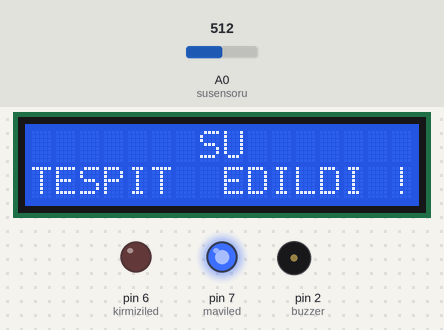
The sketch below on a simulated Arduino Uno, built with avr-gcc and run on an emulated ATmega328P. On the bench: 16×2 character LCD, output pins drawn as LEDs (lit = HIGH), buzzer (waves = sounding). The test bench sets the inputs (shaded band); at power-on: A0 (susensoru) = 512.

Above: at 1.27 s.
1.3 s: A0 (susensoru) set to 218
3.5 s: A0 (susensoru) set to 190
At 4.7 s:
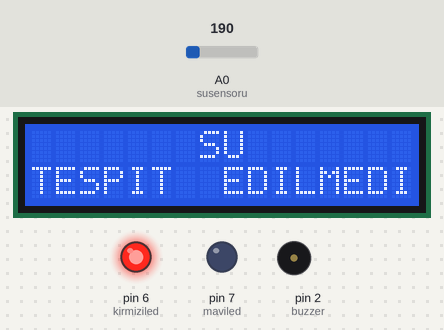
5.3 s: A0 (susensoru) set to 210
At 5.39 s:
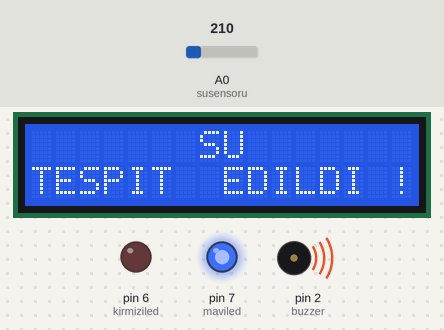
Timing chart, 0 to 13.3 s (numbered marks = the images above; inputs shaded):
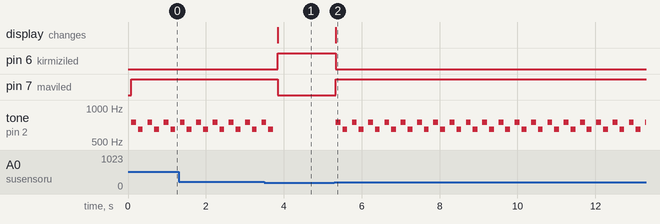

Measured:
- the behaviour switches between 200 and 199 on A0 (susensoru) (found by bisection; images 0 and 1)
- after the input at 3.5 s, pin 6 (kirmiziled): LOW → HIGH after 0.35 s; pin 7 (maviled): HIGH → LOW after 0.35 s; tone on pin 2 (buzzer): goes on until 3.7 s, then stays silent; the display: changes after 0.35 s (image 1)
- after the input at 5.3 s, pin 6 (kirmiziled): HIGH → LOW at once; pin 7 (maviled): LOW → HIGH at once; tone on pin 2 (buzzer): silent → 750 Hz at once, then repeats every 0.42 s: silent 0.05 s, 650 Hz 0.13 s, silent 0.12 s, 750 Hz 0.13 s; the display: changes at once (image 2)
- by itself, tone on pin 2 (buzzer): repeats every 0.42 s: silent 0.05 s, 650 Hz 0.13 s, silent 0.12 s, 750 Hz 0.13 s

The sketch:

Su_Sens_r__ile_Su_Uyar_s_.ino
```cpp
//-----------------------------------------//
//---------------OKTAY ALA-----------------//
//---Arduino | Su Sensörü ile Su Uyarısı---//
//-----------------------------------------//

//Ledlerin bağlı oldukları pinlerin tanımlamasını yapıyoruz
#define kirmiziled 6
#define maviled 7

//Su sensörünün bağlı olduğu analog pini tanımlıyoruz
#define susensoru A0

//Buzzer pin tanımlamasını yapıyoruz
#define buzzer 2

#include <LiquidCrystal_I2C.h> //I2C LCD Ekranımızın kütüphane tanımlamasını yapıyoruz
LiquidCrystal_I2C lcd = LiquidCrystal_I2C(0x27, 16, 2); //Kullanacağımız ekranın pixel boyutunu tanımlıyoruz

void setup()
{
  //Ledlerin OUTPUT, çıkış birimlerinin tanımlamasını yapıyoruz
  pinMode(kirmiziled, OUTPUT);
  pinMode(maviled, OUTPUT);

//LCD Ekranımızın arka ışığını ve çalışması için gereken kodları yazıyoruz
  lcd.init();
  lcd.backlight();
}

void loop()
{
  int sudegeri = analogRead(susensoru); //Su sensöründen gelecek olan verileri okumak ve işlemek için sudegeri değişkeni oluşturup, bu değişkene tanımlıyoruz

  if (sudegeri < 200) //Eğer, sensör tarafından tespit edilen suyun değeri 200'ün altındaysa; LCD Ekranda su tespit edilmedi yazısı yazacak, kırmızı led yanacak.
  {
    lcd.setCursor(7,0);
    lcd.print("SU");

    lcd.setCursor(0,1);
    lcd.print("TESPIT  EDILMEDI");
    digitalWrite(kirmiziled, HIGH);
    digitalWrite(maviled, LOW);

  }
  else { //Eğer, sensör tarafından tespit edilen suyun değeri 200'ün üstündeyse; LCD Ekranda su tespit edildi yazıcı yazacak, mavi led yanacak ve buzzer uyarı sesi çıkaracak.
    lcd.setCursor(7,0);
    lcd.print("SU");

    lcd.setCursor(0,1);
    lcd.print("TESPIT  EDILDI !");
    digitalWrite(kirmiziled, LOW);
    digitalWrite(maviled, HIGH);
 tone(buzzer,750);
 delay(125);
 noTone(buzzer);
 delay(50);

 tone(buzzer,650);
 delay(125);
 noTone(buzzer);
 delay(100);
  }
}
```
